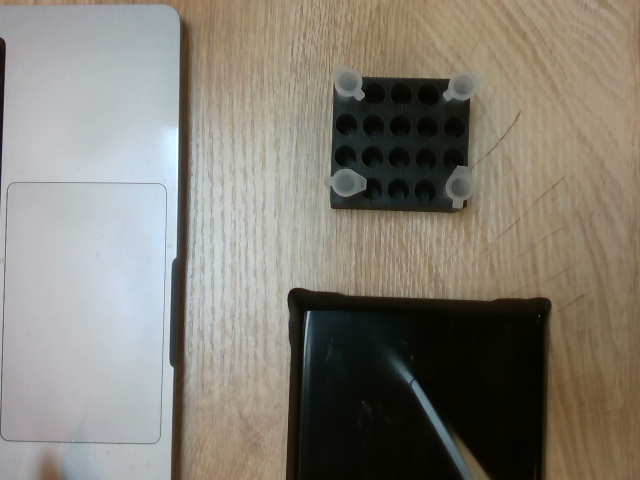
#> input picture images/043033e6-color.png, 640 x 480 px
$ python detect.py
#> lines starting #> are read from the running program, lines starting #| are printed output that depends on the picture; after the words box and inside, x2 and y2 are one past the last pixel; in counts of white or black regions, pixels touching at a corner belong together
import cv2
import numpy as np
import pandas as pd
import os
import matplotlib.pyplot as plt

IMAGES_DIR   = "images/"
ANNOTATIONS  = "annotations.csv"
VISUALIZE_DETECTED = 0

TRAY_THRESHOLD  = 80    # Pixels darker than this = tray (increase if tray not found)
LID_THRESHOLD   = 87    # Pixels brighter than this inside tray = lid (tune this most)
LID_MIN_AREA    = 400   # Ignore blobs smaller than this (noise)
LID_MAX_AREA    = 1600  # Ignore blobs larger than this (tray artifacts)
MATCH_THRESHOLD = 20    # Max pixel distance to count a prediction as correct
BLOCKSIZE = 277


def find_tray(cropped):
    """Find the bounding box of the dark tray in the cropped image."""
    gray    = cv2.cvtColor(cropped, cv2.COLOR_BGR2GRAY)
    blurred = cv2.GaussianBlur(gray, (5, 5), 1)

    _, dark_thresh = cv2.threshold(blurred, TRAY_THRESHOLD, 255, cv2.THRESH_BINARY_INV + cv2.THRESH_OTSU)
    contours, _ = cv2.findContours(dark_thresh, cv2.RETR_EXTERNAL, cv2.CHAIN_APPROX_SIMPLE)

    if not contours:
        return None

    # Tray is the largest dark region
    tray_contour = max(contours, key=cv2.contourArea)
    tx, ty, tw, th = cv2.boundingRect(tray_contour)

    # [7 lines of commented-out code are left out]

    return tx, ty, tw, th

def find_lids_in_tray(tray_crop):
    """Find lid blobs inside the tray crop. Returns list of (cx, cy, radius)."""
    gray    = cv2.cvtColor(tray_crop, cv2.COLOR_BGR2GRAY)
    blurred = cv2.GaussianBlur(gray, (5, 5), 1)

    # _, lid_thresh = cv2.threshold(blurred, LID_THRESHOLD, 255, cv2.THRESH_BINARY)
    lid_thresh = cv2.adaptiveThreshold(
        blurred,
        255,
        cv2.ADAPTIVE_THRESH_GAUSSIAN_C,
        cv2.THRESH_BINARY,
        blockSize=BLOCKSIZE,   # local region size — must be odd, tune this
        C=-14           # lids must be this much brighter than local average
    )

    # Remove small noise
    kernel = np.ones((3, 3), np.uint8)
    lid_thresh = cv2.morphologyEx(lid_thresh, cv2.MORPH_OPEN, kernel)

    contours, _ = cv2.findContours(lid_thresh, cv2.RETR_EXTERNAL, cv2.CHAIN_APPROX_SIMPLE)
    # cv2.drawContours(tray_crop, contours,0,0000)
    # cv2.imshow("contour",tray_crop)
    # cv2.waitKey(0)
    h, w = tray_crop.shape[:2]
    lids = []
    for contour in contours:
        area = cv2.contourArea(contour)

        # Check if contour touches the tray boundary
        x, y, cw, ch = cv2.boundingRect(contour)
        touches_edge  = (x <= 2 or y <= 2 or x + cw >= w - 2 or y + ch >= h - 2)
        # Allow smaller area for edge lids since they are partially cut off
        min_area = LID_MIN_AREA // 2 if touches_edge else LID_MIN_AREA
        if area < LID_MIN_AREA or area > LID_MAX_AREA:
            continue
        if area < LID_MIN_AREA or area > LID_MAX_AREA:
            continue

        M = cv2.moments(contour)
        # if M["m00"] == 0:
        #     continue
        cx = M["m10"] / M["m00"]
        cy = M["m01"] / M["m00"]
        radius = int(np.sqrt(area / np.pi))
        angle, ellipse  = estimate_angle(contour)

        (ex, ey), _, _ = ellipse
        cv2.circle(tray_crop, (int(ex), int(ey)), 3, (255, 0, 0), -1)

        # [14 lines of commented-out code are left out]

        lids.append((float(cx), float(cy), float(radius), float(angle)))

    return lids

def detect_circles_tray_n_angles(image):
    """
    Full pipeline: crop → find tray → find lids inside tray.
    Returns list of (x, y, radius) in full image coordinates.
    """
    h, w = image.shape[:2]

    # Crop to top-right quarter
    crop_x = w // 2
    crop_y = 0
    cropped = image[crop_y : h // 2, crop_x : w]

    # Find tray
    tray = find_tray(cropped)
    # tray = find_tray(image)
    if tray is None:
        return []

    tx, ty, tw, th = tray

    # Crop to tray region
    tray_crop = cropped[ty : ty + th, tx : tx + tw]

    # Find lids inside tray
    lids = find_lids_in_tray(tray_crop)

    # Convert coordinates corresponding to cropped image to full image
    detections = []
    for cx, cy, r, ang in lids:
        full_x = cx + tx +crop_x
        full_y = cy + ty +crop_y
        detections.append((full_x, full_y, r, ang))

    return detections

def estimate_angle(contour):
    """
    Fit an ellipse to the lid contour.
    The tab is the pointy end — find it using contour extreme points.
    Returns angle in degrees [0, 360).
    """
    if len(contour) < 5:
        return 0.0  # fitEllipse needs at least 5 points

    # Fit ellipse to get the main axis direction
    ellipse = cv2.fitEllipse(contour)
    (ex, ey), (major, minor), ellipse_angle = ellipse
#-----------------------------------------------------------------tried finding the tab end by trying to find
# the pointier side of the ellipse, but this didnt give any better results-----------------

    # # ellipse_angle is the angle of the minor axis in degrees (0-180)
    # # Convert to a direction vector along the major axis
    # # adding 90 to convert minor axis angle to major axis angle
    # angle_rad = np.deg2rad(ellipse_angle + 90)
    # dx = np.cos(angle_rad)
    # dy = np.sin(angle_rad)

    # # The two ends of the major axis
    # end1 = np.array([ex + dx * major / 2, ey + dy * major / 2])
    # end2 = np.array([ex - dx * major / 2, ey - dy * major / 2])

    # # The tab end is pointier — find which end is farther from the contour centroid
    # # by checking which end has less contour area around it (pointy = less mass)
    # M = cv2.moments(contour)
    # cx = M["m10"] / M["m00"]
    # cy = M["m01"] / M["m00"]

    # # Check which end is the tab by seeing which end the contour is narrower
    # # We do this by checking pixel distances from contour points to each end
    # contour_pts = contour.reshape(-1, 2).astype(np.float32)

    # dist_to_end1 = np.min(np.linalg.norm(contour_pts - end1, axis=1))
    # dist_to_end2 = np.min(np.linalg.norm(contour_pts - end2, axis=1))

    # # The tab end is the pointy tip — contour points are farther from it
    # # So the end with larger min distance to contour = the tab
    # if dist_to_end1 > dist_to_end2:
    #     tab_end = end1
    # else:
    #     tab_end = end2

    # # Angle = direction from center to tab
    # vec_x = tab_end[0] - cx
    # vec_y = tab_end[1] - cy
    # angle = np.degrees(np.arctan2(-vec_y, vec_x))  # negative y because y axis is flipped
    # angle = angle % 360
    # return angle, ellipse
#-----------------------------------------------------------------------------------------------
    # ellipse_angle is the angle of the minor axis in degrees (0-180)
    # adding 90 to convert minor axis angle to major axis angle
    angle_rad = np.deg2rad(ellipse_angle + 90)
    dx = np.cos(angle_rad)
    dy = np.sin(angle_rad)

    angle = np.degrees(np.arctan2(-dy, dx))
    angle = angle % 360

    return angle, ellipse

def match_predictions_to_gt(pred_centers, gt_centers):
    """
    We are iteratively matching all predicted centres to the gt_centres that are not already matched,
    we store the indices of the matched centres from the gt_centres in a set for this, for each amtch we increase the tp count
    and then using total predictions and total positives we calculate fp and fn respectively.
    """
    matched_gt = set()
    tp = 0

    for px, py in pred_centers:
        best_dist = float("inf")
        best_idx  = -1

        for i, (gx, gy) in enumerate(gt_centers):
            if i in matched_gt:
                continue
            dist = np.sqrt((px - gx) ** 2 + (py - gy) ** 2)
            if dist < best_dist:
                best_dist = dist
                best_idx  = i

        if best_dist <= MATCH_THRESHOLD and best_idx >= 0:
            tp += 1
            matched_gt.add(best_idx)

    fp = len(pred_centers) - tp
    fn = len(gt_centers) - tp
    return tp, fp, fn

def circular_angle_error(pred_angle, gt_angle):
    # diff = abs(pred_angle - gt_angle) % 360
    # return min(diff, 360 - diff)

    """Absolute difference between predicted and truth values. If flipping pred by 180 gives less error, use that."""

    diff_original = abs(pred_angle - gt_angle) % 360
    diff_flipped  = abs((pred_angle + 180) - gt_angle) % 360

    return min( min(diff_original, 360 - diff_original)  ,   min(diff_flipped, 360 - diff_flipped) )

# [68 lines left out: functions show_image, diagnose, not called in this run]

# [40 lines of commented-out code are left out]

def run():
    annotations = pd.read_csv(ANNOTATIONS)
#> (reads annotations.csv from the repository)
    # image_files = sorted([f for f in os.listdir(IMAGES_DIR) if f.endswith(".png")])
    image_files = sorted([f for f in os.listdir(IMAGES_DIR)])

    total_tp, total_fp, total_fn = 0, 0, 0
    angle_errors = []

    for filename in image_files:
        image_path = os.path.join(IMAGES_DIR, filename)
        image = cv2.imread(image_path)
#> image is the input picture: shape (480, 640, 3); mean B, G, R 117.3, 127.2, 132.2

        if image is None:
            print(f"Could not load {filename}, skipping.")
            continue

        # Ground truth for this image
        gt_rows    = annotations[annotations["image"] == filename]
        gt_centers = list(zip(gt_rows["center_x"], gt_rows["center_y"]))
        gt_angles  = list(gt_rows["angle_deg"])

        # Detect circles
        detections   = detect_circles_tray_n_angles(image)
#> in detect_circles_tray_n_angles, `cropped = image[crop_y : h // 2, crop_x : w]`:
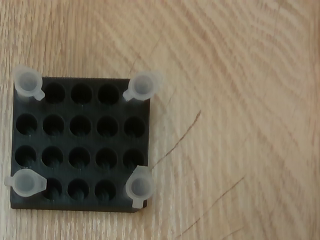
#> cropped: shape (240, 320, 3); mean B, G, R 95.2, 114.7, 126.2
#> in find_tray, `gray    = cv2.cvtColor(cropped, cv2.COLOR_BGR2GRAY)`:
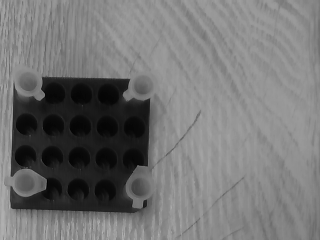
#> gray: shape (240, 320); min 2, max 181, mean 115.9
#> in find_tray, `_, dark_thresh = cv2.threshold(blurred, TRAY_THRESHOLD, 255, cv2.THRES..`:
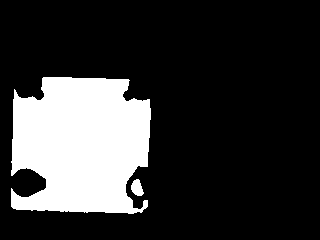
#> dark_thresh: shape (240, 320); 20.8% white; 2 white regions
#> in find_tray, `contours, _ = cv2.findContours(dark_thresh, cv2.RETR_EXTERNAL, cv2.CHA..`: contours = 2 contours; box (x1, y1, x2, y2) and area: (11, 77, 151, 214) 15470, (131, 179, 144, 196) 131
#> in find_tray, `tray_contour = max(contours, key=cv2.contourArea)`: tray_contour = contour of 198 points, box (x1, y1, x2, y2) (11, 77, 151, 214), area 15470
#> in find_tray, `tx, ty, tw, th = cv2.boundingRect(tray_contour)`: tx = 11; ty = 77; tw = 140; th = 137
#> in detect_circles_tray_n_angles, `tray = find_tray(cropped)`: tray = (11, 77, 140, 137)
#> in detect_circles_tray_n_angles, `tx, ty, tw, th = tray`: tx = 11; ty = 77; tw = 140; th = 137
#> in find_lids_in_tray, `gray    = cv2.cvtColor(tray_crop, cv2.COLOR_BGR2GRAY)`:
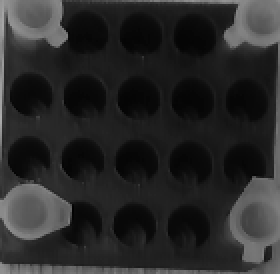
#> gray: shape (137, 140) (shown 2 times larger); min 2, max 171, mean 40.6
#> in find_lids_in_tray, `blurred = cv2.GaussianBlur(gray, (5, 5), 1)`:
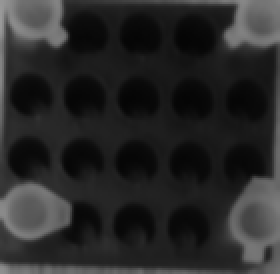
#> blurred: shape (137, 140) (shown 2 times larger); min 5, max 154, mean 40.4
#> in find_lids_in_tray, `lid_thresh = cv2.morphologyEx(lid_thresh, cv2.MORPH_OPEN, kernel)`:
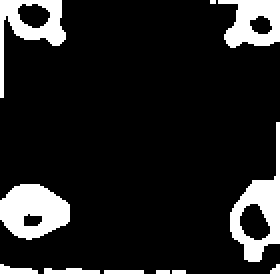
#> lid_thresh: shape (137, 140) (shown 2 times larger); 13.3% white; 11 white regions (4 under 20 px)
#> in find_lids_in_tray, `contours, _ = cv2.findContours(lid_thresh, cv2.RETR_EXTERNAL, cv2.CHAI..`: contours = 11 contours, 5 with area under 20; largest, box (x1, y1, x2, y2) and area: (115, 61, 140, 131) 754, (0, 92, 35, 120) 686, (0, 0, 33, 49) 558, (109, 0, 140, 24) 502, (0, 132, 19, 137) 40, (22, 134, 50, 137) 38
#> the loop in find_lids_in_tray, `for contour in contours:` made 11 passes
#> (area, x, y, cw, ch, cx, cy, radius) on passes 7, 8, 9, 11: (686.5, 0, 92, 35, 28, 16.18, 105.2, 14), (754.5, 115, 61, 25, 70, 128.6, 107.3, 15), (501.5, 109, 0, 31, 24, 127, 11.19, 12), (558.5, 0, 0, 33, 49, 15.89, 10.58, 13)
#> after the loop in find_lids_in_tray, `for contour in contours:`:
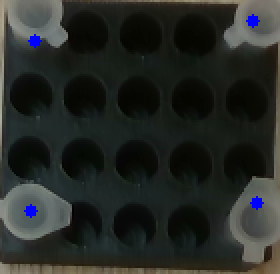
#> tray_crop: shape (137, 140, 3) (shown 2 times larger); mean B, G, R 38.3, 41.7, 38.5
#> after the loop in find_lids_in_tray, `for contour in contours:`: lids = [(16.18, 105.2, 14, 180.4), (128.6, 107.3, 15, 259.7), (127, 11.19, 12, 177.2), (15.89, 10.58, 13, 93.02)]
#> the loop in detect_circles_tray_n_angles, `for cx, cy, r, ang in lids:` made 4 passes
#> (cx, cy, r, ang, full_x, full_y) on passes 1 to 4: (16.18, 105.2, 14, 180.4, 347.2, 182.2), (128.6, 107.3, 15, 259.7, 459.6, 184.3), (127, 11.19, 12, 177.2, 458, 88.19), (15.89, 10.58, 13, 93.02, 346.9, 87.58)
#> after the loop in detect_circles_tray_n_angles, `for cx, cy, r, ang in lids:`: detections = [(347.2, 182.2, 14, 180.4), (459.6, 184.3, 15, 259.7), (458, 88.19, 12, 177.2), (346.9, 87.58, 13, 93.02)]
#> image: shape (480, 640, 3); 0.04% of pixels changed, all inside (x1, y1, x2, y2) = (343, 84, 463, 186)
        pred_centers = [(x, y) for x, y, r, a in detections]
#> pred_centers = [(347.2, 182.2), (459.6, 184.3), (458, 88.19), (346.9, 87.58)]

        # Match and compute TP/FP/FN
        tp, fp, fn = match_predictions_to_gt(pred_centers, gt_centers)
#> the loop in match_predictions_to_gt, `for px, py in pred_centers:` made 4 passes
#> after the loop in match_predictions_to_gt, `for px, py in pred_centers:`: matched_gt = 4 items; tp = 4
#> in match_predictions_to_gt, `fp = len(pred_centers) - tp`: fp = 0
#> tp = 4; fp = 0; fn = 0
        total_tp += tp
#> total_tp = 4
        total_fp += fp
#> total_fp = 0
        total_fn += fn
#> total_fn = 0

        # Compute angle error for matched predictions similarily as we calculated the
        # True positives by comparing predicted and ground truth values
        matched_gt_set = set()
        for pred_idx, (px, py) in enumerate(pred_centers):
            best_dist = float("inf")
            best_idx  = -1
            for i, (gx, gy) in enumerate(gt_centers):
                if i in matched_gt_set:
                    continue
                dist = np.sqrt((px - gx) ** 2 + (py - gy) ** 2)
                if dist < best_dist:
                    best_dist = dist
                    best_idx  = i
            if best_dist <= MATCH_THRESHOLD and best_idx >= 0:
                matched_gt_set.add(best_idx)
                r          = detections[pred_idx][2]
                pred_angle = detections[pred_idx][3]
                gt_angle   = gt_angles[best_idx]
                angle_errors.append(circular_angle_error(pred_angle, gt_angle))
#> this loop made 4 passes
#> (px, py, r, pred_angle, gt_angle, diff_original in circular_angle_error, diff_flipped in circular_angle_error) on passes 1 to 4: (347.2, 182.2, 14, 180.4, 356.2, 175.8, 4.23), (459.6, 184.3, 15, 259.7, 84.2, 175.5, 355.5), (458, 88.19, 12, 177.2, 35.2, 142, 322), (346.9, 87.58, 13, 93.02, 129.4, 36.38, 143.6)
#> after the loop, angle_errors = [4.23, 4.46, 38.02, 36.38]; matched_gt_set = 4 items

        print(f"{filename}: GT={len(gt_centers)} | Pred={len(pred_centers)} | TP={tp} FP={fp} FN={fn}")
#| 043033e6-color.png: GT=4 | Pred=4 | TP=4 FP=0 FN=0
#> pass 2 of the loop in run, `for filename in image_files:`:
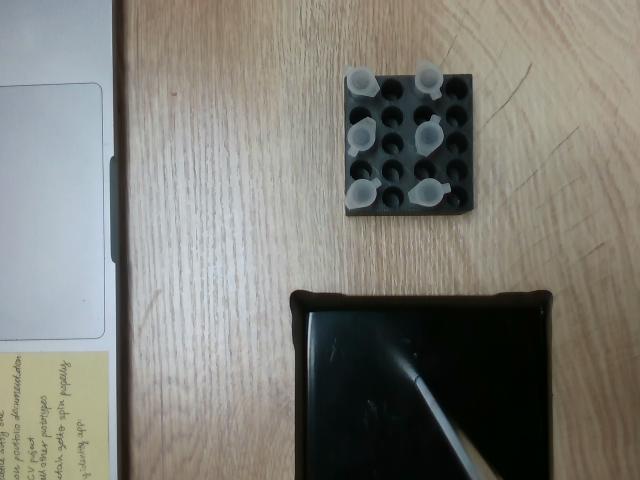
#> input picture images/04f3656c-color.png, 640 x 480 px
#> in run, image is the input picture: shape (480, 640, 3); mean B, G, R 118.5, 125.4, 125.9
#> in find_tray (call 2), `contours, _ = cv2.findContours(dark_thresh, cv2.RETR_EXTERNAL, cv2.CHA..`: contours = 4 contours, 1 with area under 20; largest, box (x1, y1, x2, y2) and area: (24, 74, 155, 218) 15988, (101, 79, 116, 88) 78, (39, 190, 48, 200) 58
#> in find_lids_in_tray (call 2), `contours, _ = cv2.findContours(lid_thresh, cv2.RETR_EXTERNAL, cv2.CHAI..`: contours = 12 contours, 4 with area under 20; largest, box (x1, y1, x2, y2) and area: (71, 42, 100, 82) 760, (3, 44, 32, 83) 746, (64, 105, 106, 132) 738, (0, 104, 37, 135) 726, (0, 0, 35, 22) 560, (71, 0, 99, 25) 476, (129, 0, 131, 25) 24, (125, 136, 131, 144) 23
#> the loop in find_lids_in_tray (call 2), `for contour in contours:` made 12 passes
#> (area, x, y, cw, ch, touches_edge, min_area, cx) on passes 4, 5, 8, 9: (738.5, 64, 105, 42, 27, False, 400, 83.6), (726, 0, 104, 37, 31, True, 200, 17.04), (745.5, 3, 44, 29, 39, False, 400, 16.87), (759.5, 71, 42, 29, 40, False, 400, 84.3)
#> after the loop in find_lids_in_tray (call 2), `for contour in contours:`:
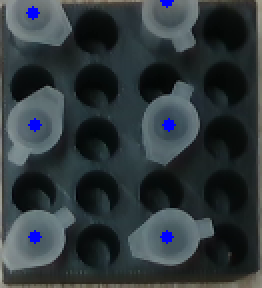
#> tray_crop: shape (144, 131, 3) (shown 2 times larger); mean B, G, R 59.9, 56.2, 47.4
#> after the loop in find_lids_in_tray (call 2), `for contour in contours:`: lids = [(83.6, 118.2, 15, 193.3), (17.04, 119.1, 15, 217), (16.87, 62.16, 15, 236.8), (84.3, 62.2, 15, 247.4), (84.9, 9.43, 12, 106.1), (18, 9.74, 13, 138.2)]
#> the loop in detect_circles_tray_n_angles (call 2), `for cx, cy, r, ang in lids:` made 6 passes
#> (cx, cy, r, ang, full_x, full_y) on passes 1 to 4: (83.6, 118.2, 15, 193.3, 427.6, 192.2), (17.04, 119.1, 15, 217, 361, 193.1), (16.87, 62.16, 15, 236.8, 360.9, 136.2), (84.3, 62.2, 15, 247.4, 428.3, 136.2)
#> in run, `detections   = detect_circles_tray_n_angles(image)`: detections = [(427.6, 192.2, 15, 193.3), (361, 193.1, 15, 217), (360.9, 136.2, 15, 236.8), (428.3, 136.2, 15, 247.4), (428.9, 83.43, 12, 106.1), (362, 83.74, 13, 138.2)]
#> in run, `detections   = detect_circles_tray_n_angles(image)`:
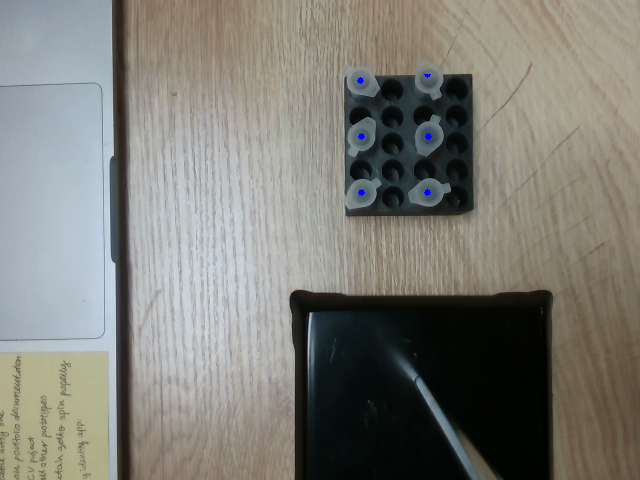
#> image: shape (480, 640, 3); 0.05% of pixels changed, all inside (x1, y1, x2, y2) = (357, 74, 432, 196)
#> pred_centers = [(427.6, 192.2), (361, 193.1), (360.9, 136.2), (428.3, 136.2), (428.9, 83.43), (362, 83.74)]
#> the loop in match_predictions_to_gt (call 2), `for px, py in pred_centers:` made 6 passes
#> in run, `tp, fp, fn = match_predictions_to_gt(pred_centers, gt_centers)`: tp = 6
#> total_tp = 10
#> the loop in run, `for pred_idx, (px, py) in enumerate(pred_centers):` made 6 passes
#> (px, py, r, pred_angle, gt_angle, diff_original in circular_angle_error, diff_flipped in circular_angle_error) on passes 1 to 4: (427.6, 192.2, 15, 193.3, 190, 3.26, 183.3), (361, 193.1, 15, 217, 216.2, 0.846, 180.8), (360.9, 136.2, 15, 236.8, 64.8, 172, 352), (428.3, 136.2, 15, 247.4, 249.4, 1.99, 178)
#> after the loop in run, `for pred_idx, (px, py) in enumerate(pred_centers):`: angle_errors = [4.23, 4.46, 38.02, 36.38, 3.26, 0.846, 7.99, 1.99, 4.75, 5.58]; matched_gt_set = 6 items
#| 04f3656c-color.png: GT=6 | Pred=6 | TP=6 FP=0 FN=0
#> pass 3 of the loop in run, `for filename in image_files:`:
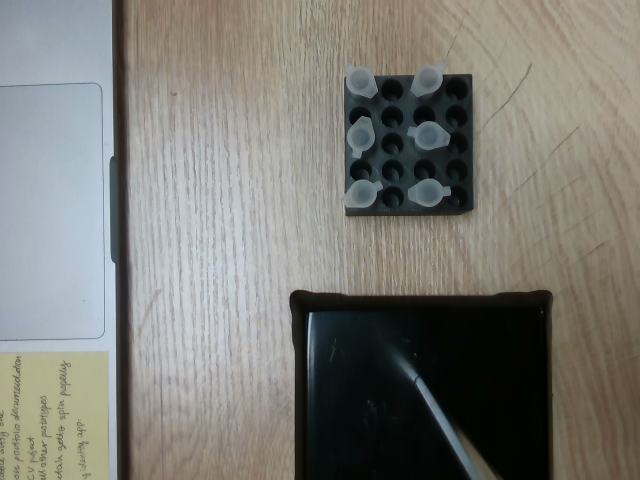
#> input picture images/07865578-color.png, 640 x 480 px
#> in run, image is the input picture: shape (480, 640, 3); mean B, G, R 118.1, 124.1, 124.5
#> in find_tray (call 3), `contours, _ = cv2.findContours(dark_thresh, cv2.RETR_EXTERNAL, cv2.CHA..`: contours = 4 contours, 1 with area under 20; largest, box (x1, y1, x2, y2) and area: (24, 74, 155, 218) 15992, (39, 191, 48, 200) 52, (104, 81, 114, 87) 30
#> in find_lids_in_tray (call 3), `contours, _ = cv2.findContours(lid_thresh, cv2.RETR_EXTERNAL, cv2.CHAI..`: contours = 12 contours, 4 with area under 20; largest, box (x1, y1, x2, y2) and area: (63, 48, 105, 76) 786, (64, 105, 106, 133) 744, (3, 43, 31, 84) 741, (0, 106, 38, 133) 722, (0, 0, 33, 23) 546, (67, 0, 98, 22) 494, (128, 0, 131, 26) 26, (125, 136, 131, 144) 24
#> the loop in find_lids_in_tray (call 3), `for contour in contours:` made 12 passes
#> (area, x, y, cw, ch, touches_edge, min_area, cx) on passes 4, 5, 8, 9: (721.5, 0, 106, 38, 27, True, 200, 17.29), (744, 64, 105, 42, 28, False, 400, 83.36), (785.5, 63, 48, 42, 28, False, 400, 84.57), (741, 3, 43, 28, 41, False, 400, 16.31)
#> after the loop in find_lids_in_tray (call 3), `for contour in contours:`:
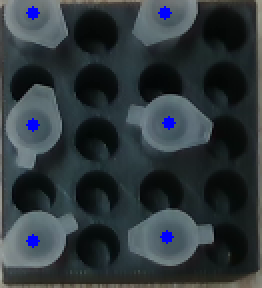
#> tray_crop: shape (144, 131, 3) (shown 2 times larger); mean B, G, R 60.1, 55.8, 47
#> in run, `detections   = detect_circles_tray_n_angles(image)`:
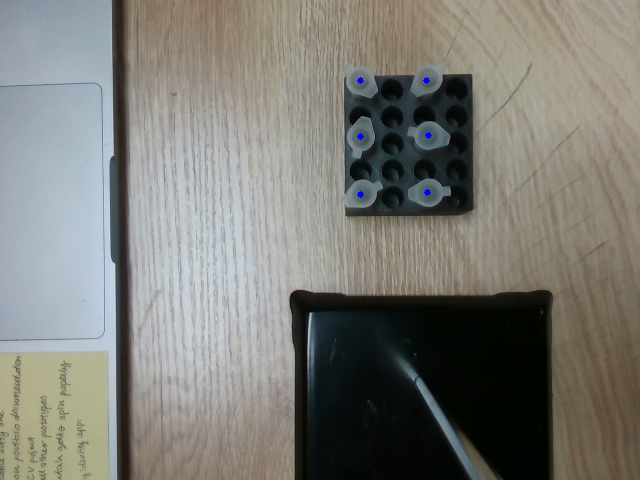
#> image: shape (480, 640, 3); 0.06% of pixels changed, all inside (x1, y1, x2, y2) = (357, 77, 432, 198)
#> the loop in run, `for pred_idx, (px, py) in enumerate(pred_centers):` made 6 passes
#> (px, py) on passes 1 to 4: (361.3, 193.4), (427.4, 192.3), (428.6, 135.4), (360.3, 136.4)
#| 07865578-color.png: GT=6 | Pred=6 | TP=6 FP=0 FN=0
#> the loop made 4 passes; the first 3 are shown

        # # We wont visualize the images in this loop as outputting all the images will be heavy task,
        # # instead will use run_single() to visualize whenever needed
        #
        # if VISUALIZE_DETECTED:
        #     show_image(image, gt_centers, detections, filename)

    # ─── Print summary ────────────────────────────────────────────────────────
    precision = total_tp / (total_tp + total_fp) if (total_tp + total_fp) > 0 else 0
    recall    = total_tp / (total_tp + total_fn) if (total_tp + total_fn) > 0 else 0
    f1        = (2 * precision * recall / (precision + recall)) if (precision + recall) > 0 else 0
    angle_mae = np.mean(angle_errors) if angle_errors else float("nan")

    print()
    print("*" * 50)
    print("EVALUATION SUMMARY")
    print("*" * 50)
    print(f"  Total images   : {len(image_files)}")
    print(f"  Total tubes : {total_tp + total_fn}")
    print(f"  TP , FP , FN   : {total_tp} , {total_fp} , {total_fn}")
    print(f"  Precision      : {precision:.4f}")
    print(f"  Recall         : {recall:.4f}")
    print(f"  F1 Score       : {f1:.4f}")
    print(f"  Angle MAE (degrees)  : {angle_mae} ")
    print("*" * 50)
    # [8 lines of commented-out code are left out]

# [61 lines left out: function run_single, not called in this run]

# run_single()
run()
